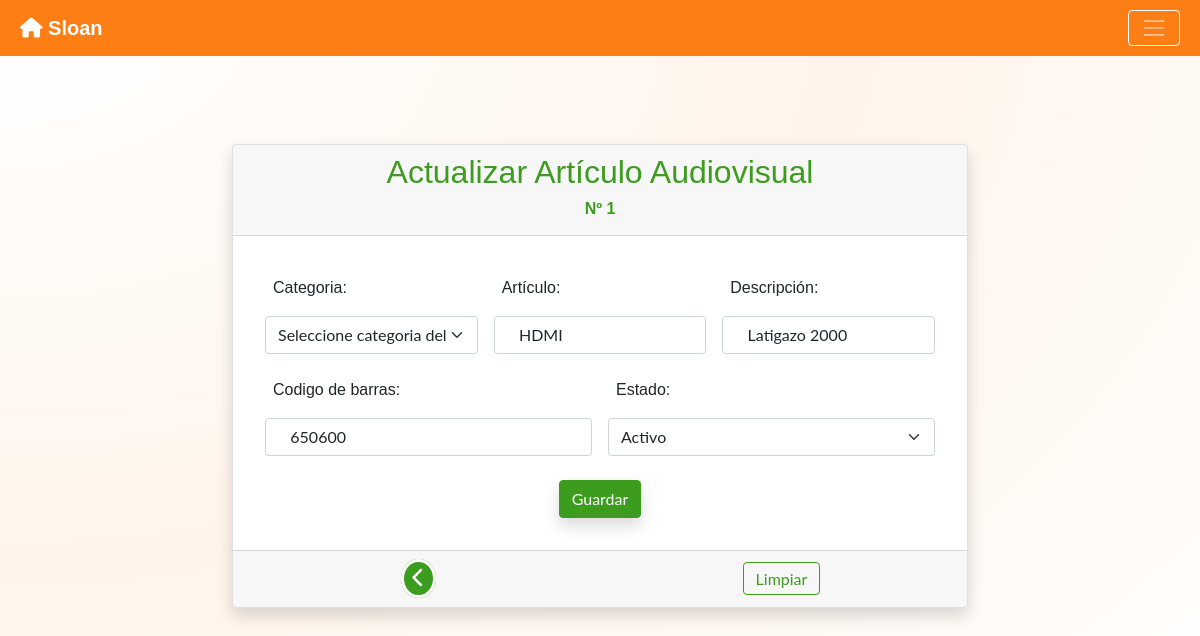
Page /admin/update_articulo.php?id_articulo=1 on the committed database.
### tables this page shows
CREATE TABLE `articulos` (
  `id_articulo` int(11) NOT NULL,
  `categoria` int(11) NOT NULL,
  `nombre_articulo` varchar(20) NOT NULL,
  `descripcion` varchar(30) NOT NULL,
  `codigo_barras` varchar(10) NOT NULL,
  `disponibilidad` int(11) NOT NULL DEFAULT 1,
  `estado` int(1) NOT NULL DEFAULT 1
);

### admin/update_articulo.php (the view, shortened to what this page needs)
<?php
	include_once "../conexion.php";
	if (isset($_GET['id_articulo'])){
		$id_articulo=(int)$_GET['id_articulo'];
		$buscar_registro=$con->prepare('SELECT * FROM articulos WHERE id_articulo= :id_articulo');
		$buscar_registro -> execute(array(':id_articulo'=>$id_articulo));
		$resultado= $buscar_registro -> fetch();
	}else {
		header('location: inventario.php');
	}
?>
<!DOCTYPE html>
<html lang="es">
	<head>
        <link rel="stylesheet" href="../css/custom.css">
	</head>
	<body style="font-family: 'Noto Sans JP', sans-serif; background: -webkit-radial-gradient(top left, white, #fff4eb, white);  background-size:cover; height: 100%; background-attachment: fixed; ">
        <?php include_once "../plantillas/navegacion.plantilla.php" ?>
		<div class="container mt-5">
			<div class="row pt-3">
				<div class="col-2"></div>
				<div class="col-8">
					<div class="card shadow mt-4">
						<div class="card-header text-center">
							<div class="row text-center">
								<h2 class="h2 text-success" style="font-family: 'Noto Sans JP', sans-serif;">Actualizar Artículo Audiovisual</h2>
								<label class="h6 fw-bold text-success">Nº <?php if($resultado) echo $resultado['id_articulo']; ?></label>
							</div>
						</div>
						<div class="card-body">
							<form class="row g-3 p-3" action="" method="POST">
								<div class="col-md-4">
									<label for="inputState" class="form-label p-2">Categoria:</label>
									<select id="inputState" class="form-select " name="categoria">
										<option  value="0" selected>Seleccione categoria del artículo</option>
									</select>
								</div>
								<div class="col-md-4">
									<label for="inputState" class="form-label p-2">Artículo:</label>
									<input class="form-control" type="text" name="nombre_articulo" placeholder="Ingrese el nombre del artículo" value=" <?php if($resultado) echo $resultado['nombre_articulo']; ?>" onkeypress="return soloLetras(event)" required>
								</div>
								<div class="col-md-4">
									<label for="inputState" class="form-label p-2">Descripción:</label>
									<input class="form-control" type="text" name="descripcion" placeholder="Ingrese la marca o descripción del articulo" value=" <?php if($resultado) echo $resultado['descripcion']; ?>" required>
								</div>
								<div class="col-md-6">
									<label for="inputState" class="form-label p-2">Codigo de barras:</label>
									<input class="form-control" type="text" name="codigo_barras" placeholder="Codigo de barras" value=" <?php if($resultado) echo $resultado['codigo_barras']; ?>" required>
								</div>
								<div class="col-md-6">
									<label for="inputState" class="form-label p-2">Estado:</label>
									<select id="inputState" class="form-select " name="estado">
										<?php
											$query = $con -> prepare("SELECT * FROM estados");
											$query -> execute();
											foreach ($query as $key ) {
												echo '<option value ="'.$key[id_estado].'">'.$key[nombre_estado].'</option>';
											}
										?>
									</select>
								</div>
								<div class="col-12 text-center">
									<input type="submit" name="btn_guardar" value="Guardar" class="btn btn-success text-white mt-2 shadow">
								</div>
							</form>
						</div>
						<div class="card-footer text-muted text-center pt-3">
							<div class="row align-items-center">
								<div class="col-6 mb-2">
									<a href="inventario.php" class="rounded-circle p-2 bg-success border border-3 border-white text-decoration-none mt-2">
										<i class="fas fa-chevron-left fa-lg text-white" title="Atras"></i>
									</a>
								</div>
								<div class="col-6 mb-2">
									<a href="update_articulo.php?id_articulo=<?php if($resultado) echo $resultado['id_articulo']; ?>" name="btn_cancelar" class="btn btn-outline-success has-danger d-inline">Limpiar</a>
								</div>
							</div>
						</div>
					</div>
				</div>
				<div class="col-2"></div>
			</div>
		</div>
	</body>
</html>

### rows in the picture
articulos: id_articulo "1", nombre_articulo "HDMI", descripcion "Latigazo 2000", codigo_barras "650600"

### other values in the picture
form field estado "Activo"
